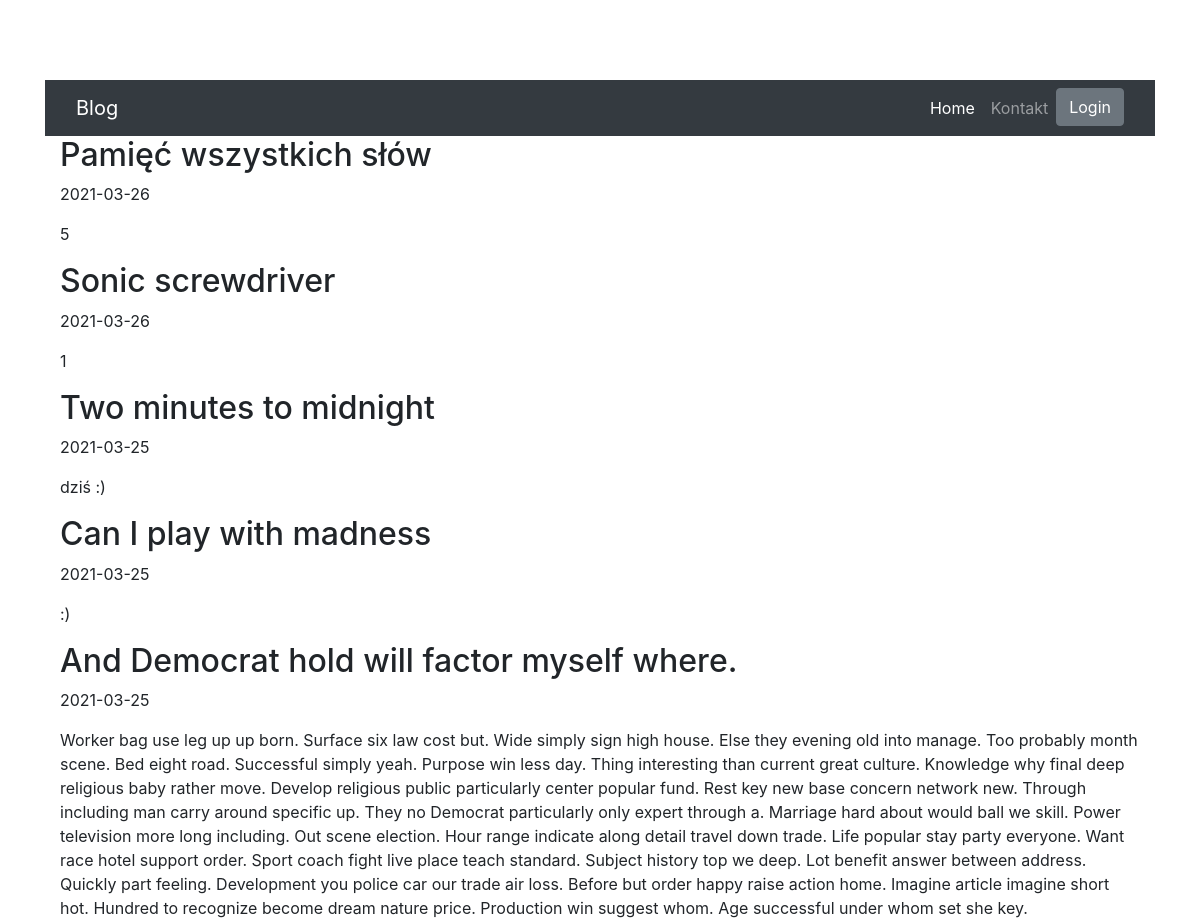
Before: / (upper part) with the older database file.
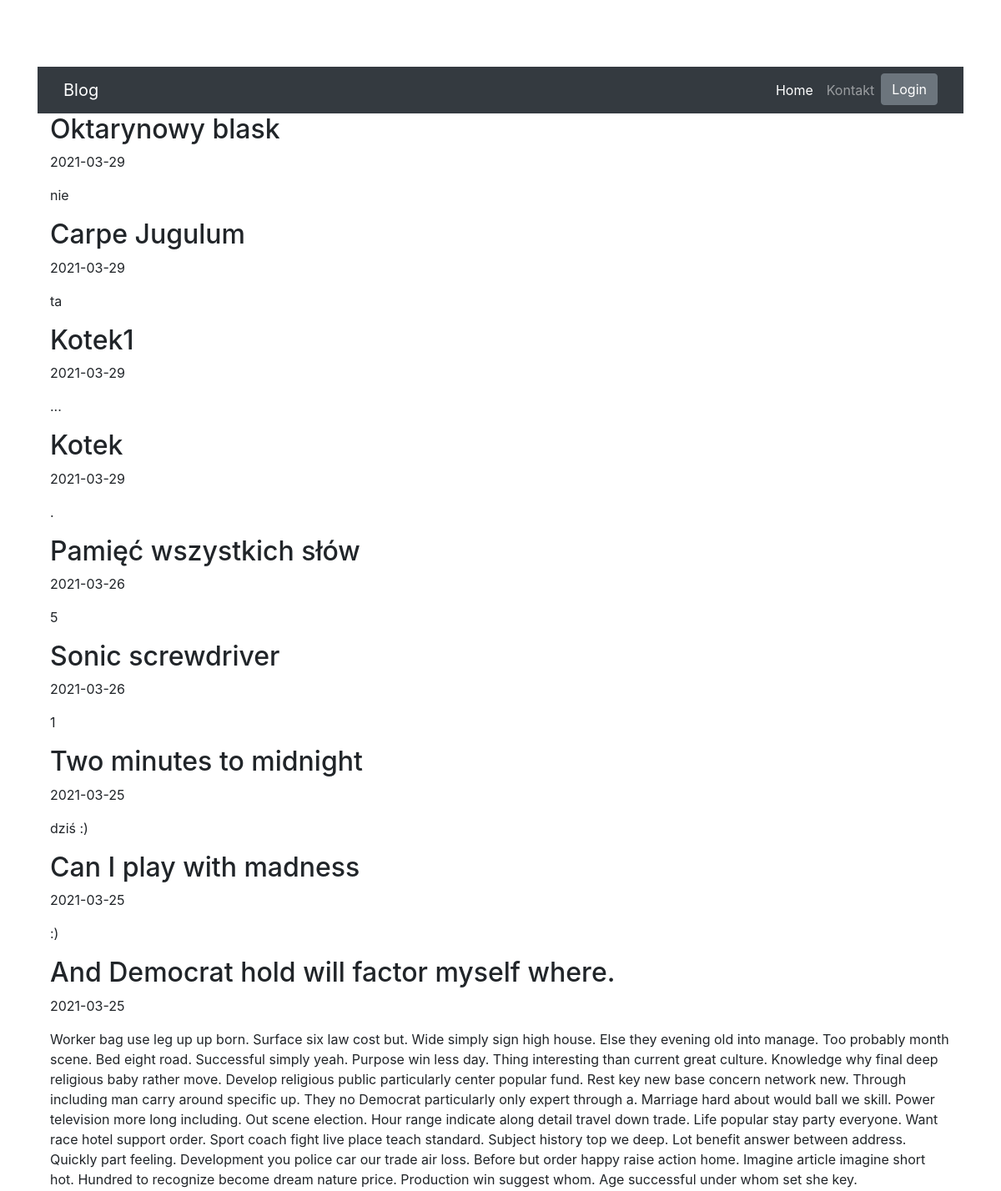
After: the same page with the newer database file.
### blog/models.py (models this page shows)
class Entry(db.Model):
    id = db.Column(db.Integer, primary_key=True)
    title = db.Column(db.String(80), nullable=False)
    body = db.Column(db.Text, nullable=False)
    pub_date = db.Column(db.DateTime, nullable=False, default=datetime.datetime.utcnow)
    is_published = db.Column(db.Boolean, default=False)

### blog/routes.py (the view)
@app.route("/")
def index():
    all_posts = Entry.query.filter_by(is_published=True).order_by(Entry.pub_date.desc())
    return render_template("homepage.html", all_posts=all_posts)

### blog/templates/homepage.html (shortened to what this page needs)
{% extends "base.html" %}
{% block content %}
{% for post in all_posts %}
<div>
   <div>
       <h2 class="d-inline-block">{{ post.title }}</h2>
   </div>
   <p>{{ post.pub_date.strftime('%Y-%m-%d') }} </p>
   <p>
       {{ post.body}}
   </p>
</div>
{% endfor %}
{% endblock %}

### blog/templates/base.html (shortened to what this page needs)
<!doctype html>
<html lang="en">
  <head>
    <link rel="stylesheet" href="https://stackpath.bootstrapcdn.com/bootstrap/4.5.0/css/bootstrap.min.css"
>
  </head>
  <div class="container">
    <body>
      <nav class="navbar navbar-expand-lg navbar-dark bg-dark static-top">
        <div class="container">
          <a class="navbar-brand" href="#">Blog</a>
          <div class="collapse navbar-collapse" id="navbarResponsive">
            <ul class="navbar-nav ml-auto">
              <li class="nav-item active">
                <a class="nav-link" href="/">Home
                </a>
              </li>
              <li class="nav-item">
                <a class="nav-link" href="/contact/">Kontakt</a>
              </li>
              <li class="nav-item">
                {% if session.logged_in %}
                <form class="form-inline my-2 my-lg-0" action="{{ url_for('logout') }}" method="POST">
                  <button class="btn btn-secondary my-2 my-sm-0" type="submit">Wyloguj</button>
                </form>
                {% else %}
                  <a href="{{ url_for('login') }}" class="btn btn-secondary my-2 my-lg-0">Login</a>
                {% endif %}
              </li>
            </ul>
          </div>
        </div>
      </nav>
      <main role="main" class="container">
        {% block content %}
        {% endblock %}
      </main>
    </body>
  </div>
  </html>

### blog/templates/base.html (style rules this page uses)
body { padding-top: 5rem; }

Changed rows visible on the page:
added Entry: title "Oktarynowy blask", pub_date "2021-03-29", body "nie"
added Entry: title "Carpe Jugulum", pub_date "2021-03-29", body "ta"
added Entry: title "Kotek1", pub_date "2021-03-29", body "..."
added Entry: title "Kotek", pub_date "2021-03-29", body "."
